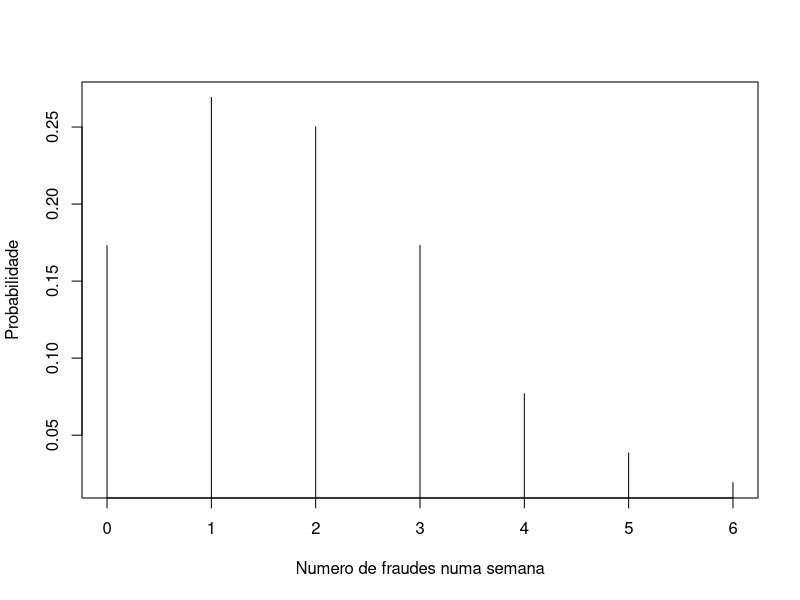
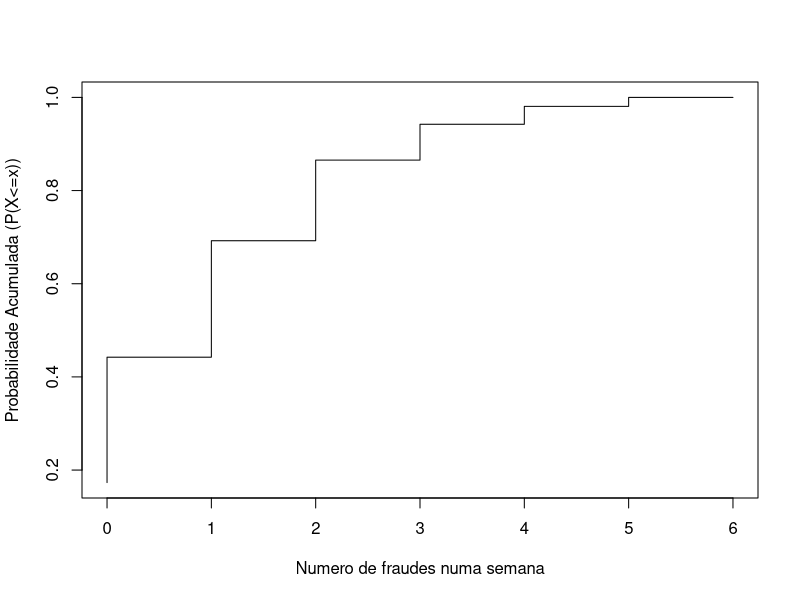
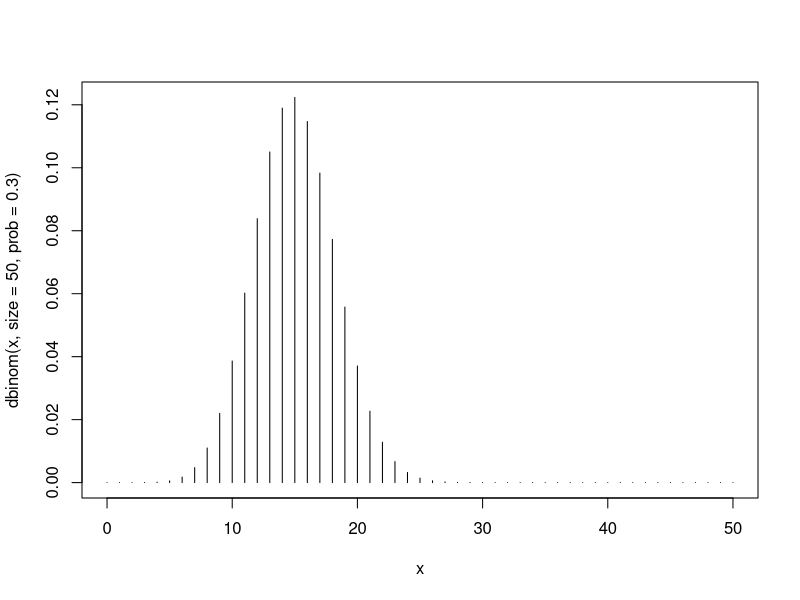
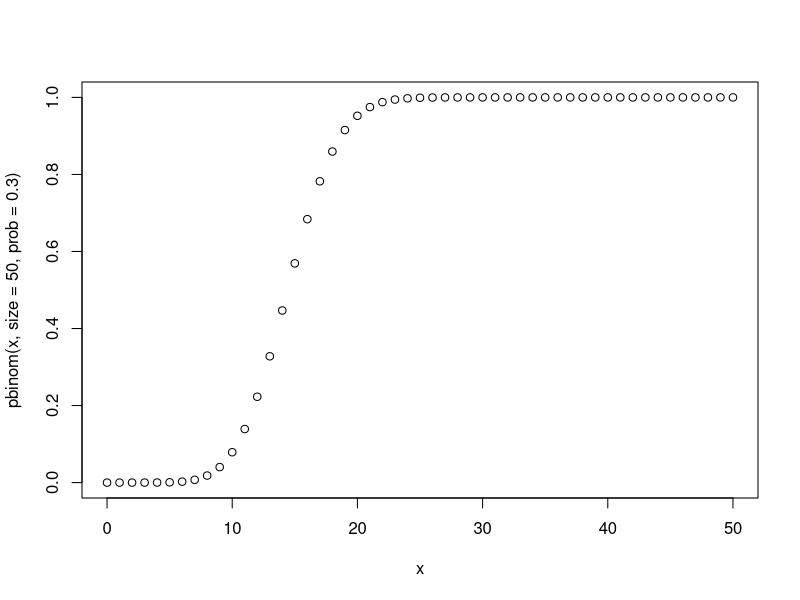
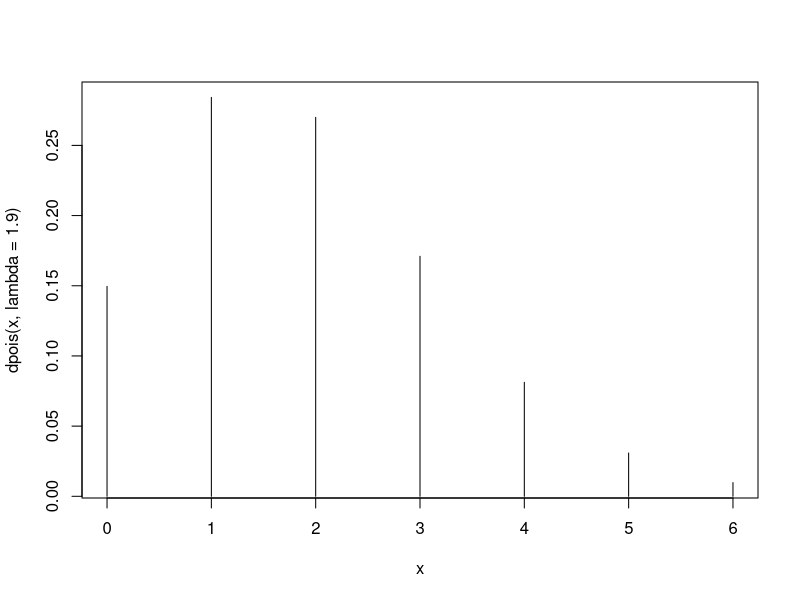
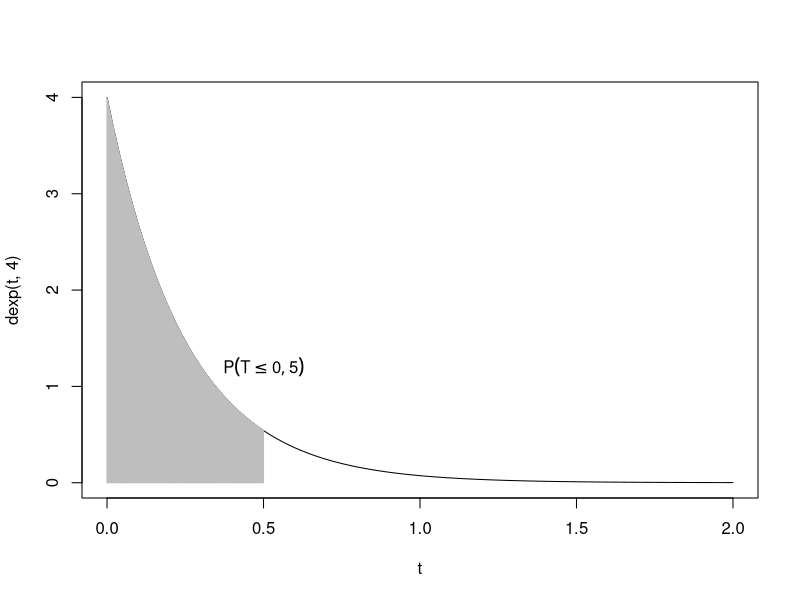
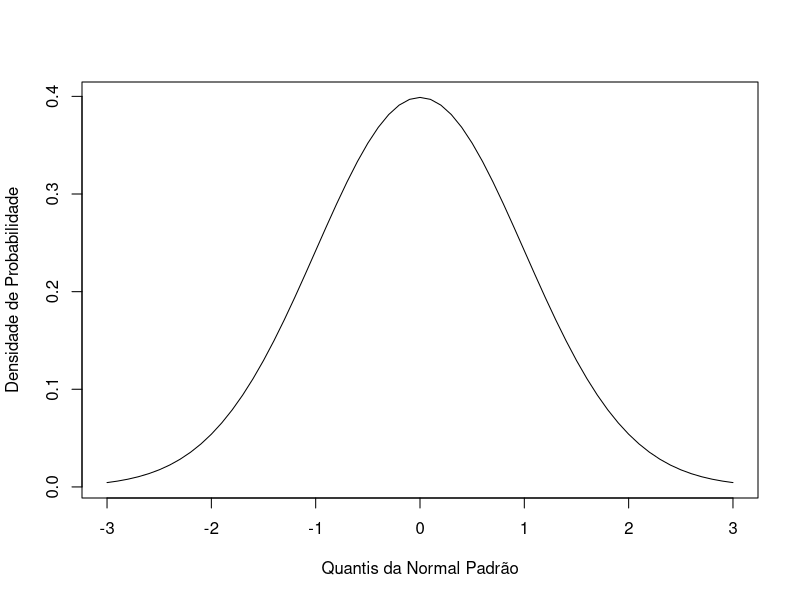
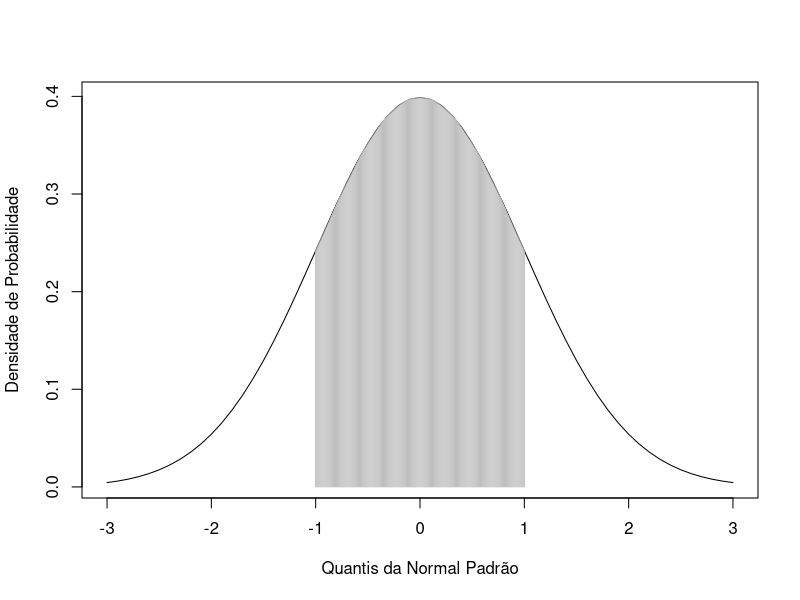

The R source for these figures, in order:
## ---- chunk 1
#| warning: false
#| message: false
library(tidyverse)
library(kableExtra)
## ---- chunk 2
semanas <- c(9, 14, 13, 9, 4, 2, 1)
sum(semanas)
probabilidade <- semanas/52
probabilidade
round(probabilidade, 2) # arredondando para 2 casas decimais
## ---- chunk 3
fraude_loja <- data.frame(n_fraudes=0:6, prob=probabilidade)
fraude_loja
fraude_loja %>% kbl(digits = 2) %>% kable_minimal()
## ---- chunk 4
fraudes <- 0:6
plot(fraudes, probabilidade, xlab = "Numero de fraudes numa semana", ylab = "Probabilidade", type = "h")
## ---- chunk 5
prob_acum <- cumsum(probabilidade)
fraude_loja2 <- data.frame(n_fraudes=0:6, prob_acum=prob_acum)
fraude_loja2 %>% kbl(digits = 2) %>% kable_minimal()
## ---- chunk 6
plot(fraudes, prob_acum, xlab = "Numero de fraudes numa semana",
ylab = "Probabilidade Acumulada (P(X<=x))", type = "S")
## ---- chunk 7
x <- 0:50
plot(x, dbinom(x, size=50, prob = 0.30), type="h")
## ---- chunk 8
plot(x, pbinom(x, size=50, prob = 0.30))
## ---- chunk 9
qbinom(seq(0.1,0.9,0.1), size = 50, prob=0.30)
## ---- chunk 10
set.seed(22)
rbinom(50, size = 50, prob=0.3)
## ---- chunk 11
x <- 0:6
plot(x, dpois(x, lambda = 1.9), type="h")
## ---- chunk 12
x <- 1:9
prob <- log10(1 + 1/x)
bendford <- data.frame(x=x, prob=prob)
bendford %>% kbl(digits = 3) %>% kable_minimal()
## ---- chunk 13
set.seed(22)
curve(dexp(x, 4), 0, 2, xlab = "t", ylab = "dexp(t, 4)")
x <- seq(0, 0.5, 0.001)
lines (x, dexp(x, 4), type = "h", col="grey") 
text(0.5, dexp(0.3, 4), expression(P(T <= 0,5)))
## ---- chunk 14
x <- seq(-3,3,0.1)
plot(x, dnorm(x, mean=0, sd=1), type="l", xlab = "Quantis da Normal Padrão", ylab="Densidade de Probabilidade")
## ---- chunk 15
x <- seq(-3,3,0.1)
plot(x, dnorm(x, mean=0, sd=1), type="l", xlab = "Quantis da Normal Padrão", ylab="Densidade de Probabilidade")
y <- seq(-1, 1, 0.01) 
lines(y, dnorm(y, mean = 0, sd = 1), type = "h",
col = "grey")
## ---- chunk 16
prob_acum <- pnorm(x, mean=0, sd=1)
plot(x, prob_acum, xlab = "Quantis da Normal Padrão",
ylab = "FDA (P(X<=x))", type = "l")
## ---- chunk 17
qnorm(c(0.25,0.5,0.75,0.95), mean=0, sd=1)
qnorm(c(0.95,0.975,0.99), mean=0, sd=1)
## ---- chunk 18
set.seed(22)
rnorm(10, mean=0,sd=1)
## ---- chunk 19
set.seed(22)
x <- rnorm(30, mean = 10, sd=1)
qqnorm(x)
qqline(x)
## ---- chunk 20
set.seed(22)
x <- rnorm(100, mean = 10, sd=1)
qqnorm(x)
qqline(x)
## ---- chunk 21
set.seed(22)
x <- rnorm(1000, mean = 10, sd=1)
qqnorm(x)
qqline(x)
## ---- chunk 22
set.seed(22)
x <- rexp(100, rate=2)
qqnorm(x)
qqline(x)
## ---- chunk 23
set.seed(22)
x <- rt(100, df=2)
qqnorm(x)
qqline(x)
## ---- chunk 24
x <- rt(100, df=5)
qqnorm(x)
qqline(x)
## ---- chunk 25
x <- seq(-3,3,0.1)
curve(dt(x, df=2), -3, 3, xlab = "", ylab = "Densidade de Probabilidade", col=1, ylim=c(0,0.5))
curve(dnorm(x, mean=0, sd=1), -3, 3, col=2, add=TRUE)
legend(1,0.5, c("t", "Normal"), col=1:2, lty = 1)
## ---- chunk 26
library(car)
set.seed(22)
x <- rt(100, df=5)
qqPlot(x, distribution="norm")
qqPlot(x, distribution="t", df=5)
## ---- chunk 27
x <- rlnorm(100, meanlog = 0, sdlog = 1)
qqnorm(x)
qqline(x)
